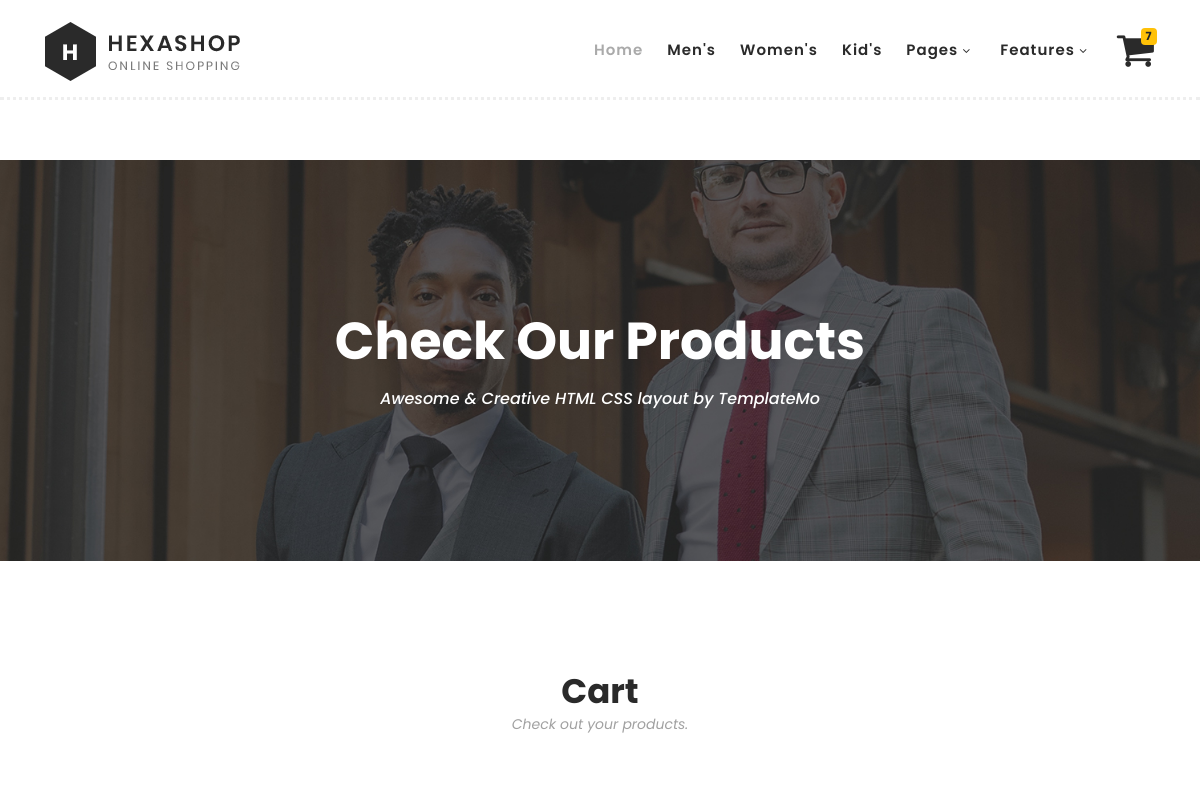
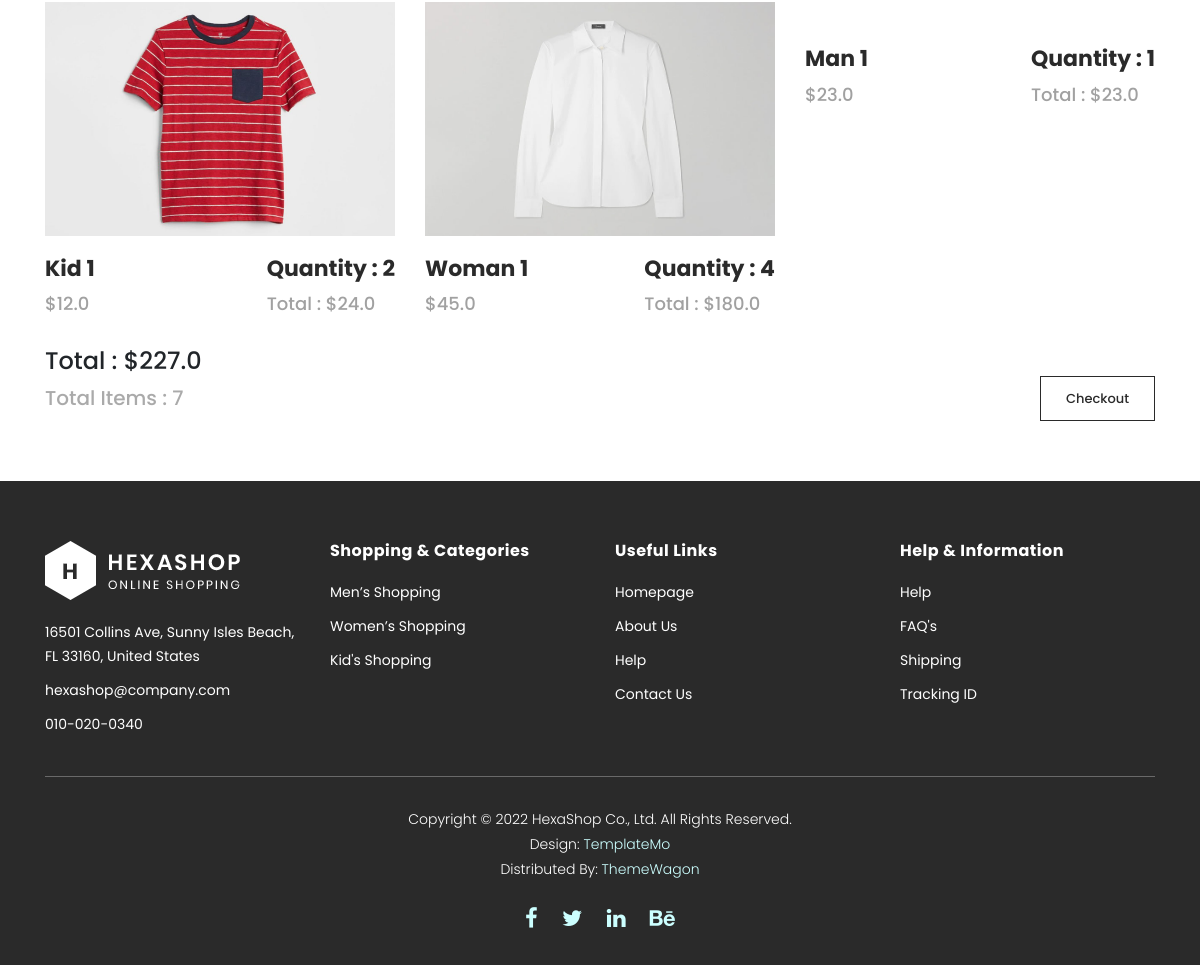
The app's page /cart/ (signed in) with its own data (2 pictures, top to bottom).
### main/models.py (models this page shows, shortened)
class OrderItem(models.Model):
    product = models.ForeignKey(Product,on_delete=models.SET_NULL,blank=TRUE,null=TRUE)
    order =  models.ForeignKey(Order,on_delete=models.SET_NULL,null=TRUE,blank=TRUE)
    quantity = models.IntegerField(default=0,null=True,blank=True)
    date_added = models.DateTimeField(auto_now_add=TRUE)
    @property
    def get_total(self):
        total = self.product.price * self.quantity
        return total

class Product(models.Model):
    name = models.CharField(max_length=200,null=True)
    price = models.FloatField()
    slug = models.SlugField(unique=True)
    category = models.CharField(choices=PRODUCT_CATEGORIES, max_length=2 , null=TRUE,blank=TRUE)
    rating = models.IntegerField(default=0,null=True,blank=True)
    description = models.TextField(null=True,blank=True)
    quote = models.TextField(null=True,blank=True)
    image = models.ImageField(null=True,blank=True)
    @property
    def imageurl(self):
        try:
            url=self.image.url
        except:
            url=''
        return url

class Order(models.Model):
    customer = models.ForeignKey(Customer,on_delete=models.SET_NULL,blank=TRUE,null=TRUE)
    date_ordered = models.DateTimeField(auto_now_add=TRUE)
    complete = models.BooleanField(default=False,null=True,blank=True)
    transaction_id = models.CharField(max_length=200,null=True)
    @property
    def get_cart_total(self):
        orderitems = self.orderitem_set.all()
        total = sum([item.get_total for item in orderitems])
        return total
    @property
    def get_cart_items(self):
        orderitems = self.orderitem_set.all()
        total = sum([item.quantity for item in orderitems])
        return total

### main/views.py (the view)
# urls.py: path('cart/', views.cart ,name="cart"),
def cart(request):
    if request.user.is_authenticated:
        customer = request.user.customer
        order , created = Order.objects.get_or_create(customer=customer , complete = False)
        items = order.orderitem_set.all()
        cart_items = order.get_cart_items
    else :
        items=[]
        order = {'get_cart_items':0,}
        cart_items = order['get_cart_items']
    data = {'items':items,'order':order,'cart_items':cart_items}
    return render(request , 'cart.html',data)

### main/templates/cart.html (shortened to what this page needs)
{% load static %}
<!DOCTYPE html>
<html lang="en">
  <head>
    <link rel="stylesheet" type="text/css" href="{% static 'css/bootstrap.min.css' %}">
    <link rel="stylesheet" type="text/css" href="{% static 'css/font-awesome.css' %}">
    <link rel="stylesheet" href="{% static 'css/templatemo-hexashop.css' %}">
    <link rel="stylesheet" href="{% static 'css/owl-carousel.css' %}">
    <link rel="stylesheet" href="{% static 'css/lightbox.css' %}">
    </head>
    <body>
    <header class="header-area header-sticky">
        <div class="container">
            <div class="row">
                <div class="col-12">
                    <nav class="main-nav">
                        <a href="{% url 'index' %}" class="logo">
                            <img src="{% static 'images/logo.png' %}">
                        </a>
                        <ul class="nav">
                            <li class="scroll-to-section"><a href="{% url 'index' %}" class="active">Home</a></li>
                            <li class="scroll-to-section"><a href="{% url 'index' %}">Men's</a></li>
                            <li class="scroll-to-section"><a href="{% url 'index' %}">Women's</a></li>
                            <li class="scroll-to-section"><a href="{% url 'index' %}">Kid's</a></li>
                            <li class="submenu">
                                <a href="javascript:;">Pages</a>
                            </li>
                            <li class="submenu">
                                <a href="javascript:;">Features</a>
                            </li>
                            <li>
                            <div class="wrapper">
                            <a href = "{% url 'cart' %}">
                            <i class="fa" style="font-size:40px">&#xf07a;</i>
                            <span class='badge badge-warning' id='lblCartCount'> {{ cart_items }} </span>
                            </a>
                            </div >
                            </li>
                        </ul>
                    </nav>
                </div>
            </div>
        </div>
    </header>
    <div class="page-heading" id="top">
        <div class="container">
            <div class="row">
                <div class="col-lg-12">
                    <div class="inner-content">
                        <h2>Check Our Products</h2>
                        <span>Awesome &amp; Creative HTML CSS layout by TemplateMo</span>
                    </div>
                </div>
            </div>
        </div>
    </div>
    <section class="section" id="products">
        <div class="container">
            <div class="row">
                <div class="col-lg-12">
                    <div class="section-heading">
                        <h2> Cart </h2>
                        <span>Check out your products.</span>
                    </div>
                </div>
            </div>
        </div>
        <div class="container">
            <div class="row">
            {% for item in items %}
                <div class="col-lg-4">
                    <div class="item">
                        <div class="thumb">
                            <img src="{{item.product.imageurl}}" alt="">
                        </div>
                        <div class="down-content">
                            <h4>{{item.product.name}}</h4>
                            <span>${{item.product.price}}</span>
                            <ul class="stars">
                                <h4>Quantity : {{item.quantity}}</h4>
                                <span>Total : ${{item.get_total}}</span>
                            </ul>
                        </div>
                    </div>
                </div>
            {% endfor %}
            <br><br>
        </div>
        <div class="inner-content">
                <div class="down-content">
                        <h4>Total : ${{order.get_cart_total}}</h4>
                        <div class="total">
                        <h4>Total Items : {{order.get_cart_items}}</h4>
                        <div class="main-border-button"><a href="{% url 'checkout' %}">Checkout</a></div>
                        </div>
                </div>
            </div>
    </section>
    <footer>
        <div class="container">
            <div class="row">
                <div class="col-lg-3">
                    <div class="first-item">
                        <div class="logo">
                            <img src="{% static 'images/white-logo.png' %}" alt="hexashop ecommerce templatemo">
                        </div>
                        <ul>
                            <li><a href="#">16501 Collins Ave, Sunny Isles Beach, FL 33160, United States</a></li>
                            <li><a href="#">hexashop@company.com</a></li>
                            <li><a href="#">010-020-0340</a></li>
                        </ul>
                    </div>
                </div>
                <div class="col-lg-3">
                    <h4>Shopping &amp; Categories</h4>
                    <ul>
                        <li><a href="#">Men’s Shopping</a></li>
                        <li><a href="#">Women’s Shopping</a></li>
                        <li><a href="#">Kid's Shopping</a></li>
                    </ul>
                </div>
                <div class="col-lg-3">
                    <h4>Useful Links</h4>
                    <ul>
                        <li><a href="#">Homepage</a></li>
                        <li><a href="#">About Us</a></li>
                        <li><a href="#">Help</a></li>
                        <li><a href="#">Contact Us</a></li>
                    </ul>
                </div>
                <div class="col-lg-3">
                    <h4>Help &amp; Information</h4>
                    <ul>
                        <li><a href="#">Help</a></li>
                        <li><a href="#">FAQ's</a></li>
                        <li><a href="#">Shipping</a></li>
                        <li><a href="#">Tracking ID</a></li>
                    </ul>
                </div>
                <div class="col-lg-12">
                    <div class="under-footer">
                        <p>Copyright © 2022 HexaShop Co., Ltd. All Rights Reserved.
                        <br>Design: <a href="https://templatemo.com" target="_parent" title="free css templates">TemplateMo</a>
                        <br>Distributed By: <a href="https://themewagon.com" target="_blank" title="free & premium responsive templates">ThemeWagon</a></p>
                        <ul>
                            <li><a href="#"><i class="fa fa-facebook"></i></a></li>
                            <li><a href="#"><i class="fa fa-twitter"></i></a></li>
                            <li><a href="#"><i class="fa fa-linkedin"></i></a></li>
                            <li><a href="#"><i class="fa fa-behance"></i></a></li>
                        </ul>
                    </div>
                </div>
            </div>
        </div>
    </footer>
  </body>
</html>

### main/templates/cart.html (style rules this page uses)
.wrapper { position: relative; }
.wrapper span { position: absolute; top: -2px; right: -2px; }

### records on screen
OrderItem: product.imageurl (picture), product.name "Kid 1", product.price "12.0", quantity "2", get_total "24.0"
OrderItem: product.imageurl (picture), product.name "Woman 1", product.price "45.0", quantity "4", get_total "180.0"
OrderItem: product.name "Man 1", product.price "23.0", quantity "1", get_total "23.0"
Order: get_cart_total "227.0", get_cart_items "7"

### other values on screen
{{ cart_items }} "7"
